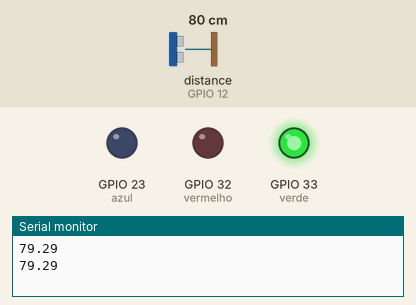
This sketch was run on a simulated ESP32. Shown: output pins drawn as LEDs (lit = HIGH), the last lines printed to the serial monitor. Wiring (inferred from the names in the program): ultrasonic range finder: trigger GPIO 13; echo GPIO 12. The inputs (shaded band) are chosen by the test bench; at power-on: distance to the obstacle (sensor on GPIO 12) 80 cm. The echo pulse lasts 58.3 µs per cm; pins used as bus, display or sensor lines are not drawn.

Above: at 1.8 s.
1.9 s: distance to the obstacle (sensor on GPIO 12) set to 12 cm
3.4 s: distance to the obstacle (sensor on GPIO 12) set to 9 cm
At 4.9 s:
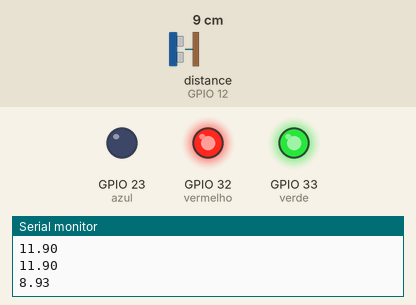
5.5 s: distance to the obstacle (sensor on GPIO 12) set to 5 cm
7.2 s: distance to the obstacle (sensor on GPIO 12) set to 2 cm
At 9.2 s:
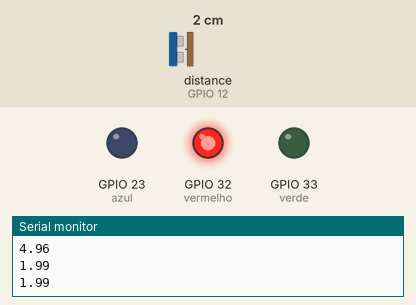
9.5 s: distance to the obstacle (sensor on GPIO 12) set to 4 cm
At 10.8 s:
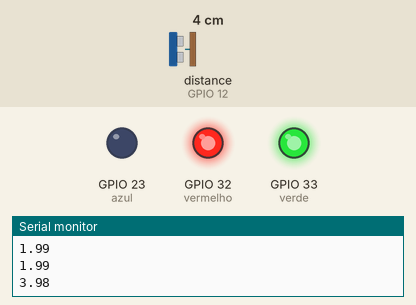
11.5 s: distance to the obstacle (sensor on GPIO 12) set to 18 cm
At 12.5 s:
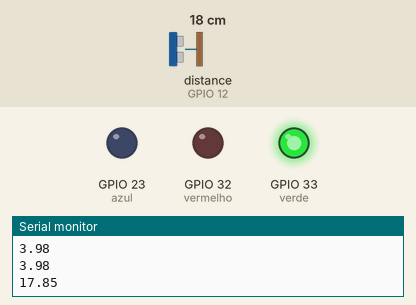
Timing chart, 0 to 14.5 s (numbered marks = the images above; inputs shaded):
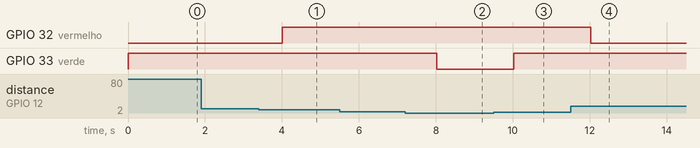

The sketch:

codigo.ino
```cpp
  int azul = 23;//Atribui o valor 9 a variável azul
  int verde = 33;//Atribui o valor 10 a variável verde
  int vermelho = 32;//Atribui o valor 12 a variável vermelho
  const int TRIGGER_PIN = 13; // Pino D4 conectado ao TRIG do HC-SR04
  const int ECHO_PIN = 12; // Pino D2 conectado ao ECHO do HC-
  float duration ;
  float distancia ;
  int contador = 0;
void setup() {
  // put your setup code here, to run once:
  Serial.begin(115200);
  pinMode(azul, OUTPUT);
  pinMode(verde, OUTPUT);
  pinMode(vermelho, OUTPUT);
  pinMode(TRIGGER_PIN, OUTPUT); // Configura o pino TRIG como saída
  pinMode(ECHO_PIN, INPUT); // Configura o pino ECHO como entrada

}

void loop(){
  digitalWrite ( TRIGGER_PIN , LOW ) ;
  delayMicroseconds (2) ;
  digitalWrite ( TRIGGER_PIN , HIGH ) ;
  delayMicroseconds (10) ;
  digitalWrite ( TRIGGER_PIN , LOW ) ;

  duration = pulseIn ( ECHO_PIN , HIGH ) ;
  distancia = duration * 0.034 / 2;
  Serial.println(distancia);


if (distancia > 10){
  digitalWrite(verde, HIGH);
  digitalWrite(vermelho, LOW);
}
else {
  if (distancia <= 10 && distancia > 3){
    digitalWrite(verde, HIGH);//Coloca verde em nível alto
    digitalWrite(vermelho, HIGH);//Coloca vermelho em nível alto
  }
  else {
    digitalWrite(vermelho, HIGH);
    digitalWrite(verde, LOW);
  }
  }
  delay(1000);


//digitalWrite(verde, HIGH);
//Serial.println("LED está aceso.");
//delay(1000);

//digitalWrite(verde, LOW);
//Serial.println("LED está apagado.");
//delay(1000);

//digitalWrite(vermelho, HIGH);
//Serial.println("LED está aceso.");
//delay(1000);

//digitalWrite(vermelho, LOW);
//Serial.println("LED está apagado.");
//delay(1000);

//Amarelo
  //digitalWrite(verde, HIGH);//Coloca verde em nível alto
  //digitalWrite(vermelho, HIGH);//Coloca vermelho em nível alto

  //delay(1000);//Intervalo de 1 segundo
  //digitalWrite(verde, LOW);//Coloca verde em nível baixo
  //digitalWrite(vermelho, LOW);//Coloca vermelho em nível baixo
  //delay(1000);//Intervalo de 1 segundo

}
```

Measured:
- the behaviour switches between 11 and 10 cm on distance to the obstacle (sensor on GPIO 12) (found by bisection; images 0 and 1)
- the behaviour switches between 4 and 3 cm on distance to the obstacle (sensor on GPIO 12) (found by bisection; images 1 and 2)
- after the input at 3.4 s, GPIO 32 (vermelho): LOW → HIGH after 0.61 s
- after the input at 7.2 s, GPIO 33 (verde): HIGH → LOW after 0.82 s
- after the input at 9.5 s, GPIO 33 (verde): LOW → HIGH after 0.52 s
- after the input at 11.5 s, GPIO 32 (vermelho): HIGH → LOW after 0.52 s
